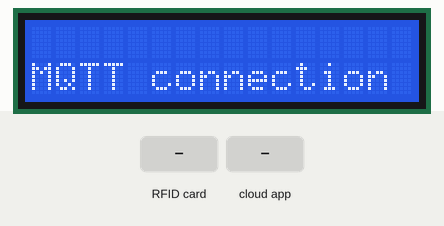
Bench run of a sketch on a simulated ESP8266 (NodeMCU). Parts: 16×2 character LCD. The inputs (shaded band) are chosen by the test bench. WiFi joins after 1.5 s; servers stay silent unless stated; no MQTT or app messages arrive unless stated.

Above: at 1.7 s.
At 3.9 s:
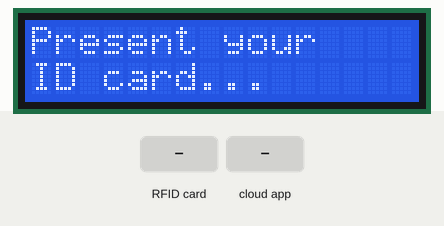
4.0 s: RFID card 5E 7A 19 C4 held to the reader
At 5.0 s:
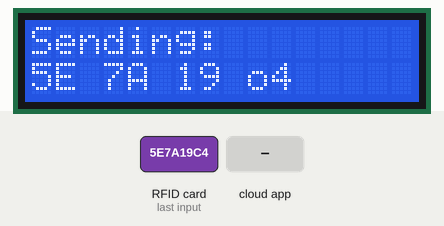
5.5 s: the phone or cloud app sets AUTH_1337 to OK
At 6.7 s:
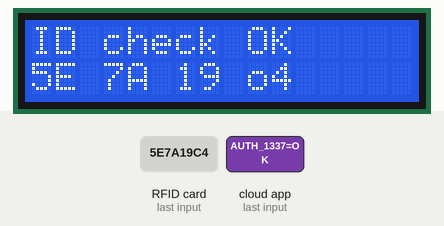
Timing chart, 0 to 8.5 s (numbered marks = the images above; inputs shaded):
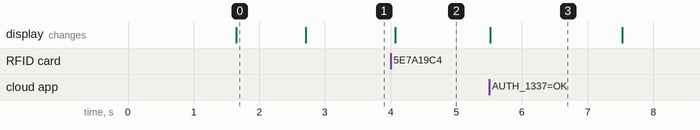

The sketch:

module_check_id.ino
```cpp
#define DEBUG_ESP_SSL

#include <SPI.h>
#include <MFRC522.h>

#include <LiquidCrystal.h>

#include <Adafruit_MQTT_Client.h>
#include <Adafruit_MQTT.h>

#include <ESP8266WiFi.h>

#include <WiFiClientSecure.h>
WiFiClientSecure wifi_client;

const char* ssid     = "IOT_PROJECT";
const char* password = "iot_epitech";

const char* mqtt_broker_host = "mottet.xyz";
const uint16_t mqtt_broker_port = 8883;

#define MODULE_ID "AUTH_1337"
#define TOPIC_PUB "employee_badging_information"

// Variables to handle connection to MQTT server
Adafruit_MQTT_Client mqtt(&wifi_client, mqtt_broker_host, mqtt_broker_port, "Module " MODULE_ID);
Adafruit_MQTT_Publish pub = Adafruit_MQTT_Publish(&mqtt, TOPIC_PUB);
Adafruit_MQTT_Subscribe authorised = Adafruit_MQTT_Subscribe(&mqtt, MODULE_ID);

// LCD Screen init
LiquidCrystal lcd(15, 0, 16, 2, 5, 4);

// RFID reader
#define RST_PIN   3     // Configurable, see typical pin layout above
#define SS_PIN    1   // Configurable, see typical pin layout above

MFRC522 mfrc522(SS_PIN, RST_PIN);   // Create MFRC522 instance

// Print on the lcd screen
void write_lcd(String line1 = "", String line2 = "") {
  if (line1 != "") {
    lcd.setCursor(0, 0);
    lcd.print(line1 + "                ");
  }
  if (line2 != "") {
    lcd.setCursor(0, 1);
    lcd.print(line2 + "                ");
  }
}

// Connection to the WIFi router
void wifi_connect() {
  write_lcd("", "WiFi connection ");
  WiFi.begin(ssid, password);
  while (WiFi.status() != WL_CONNECTED) {
    write_lcd("", "WiFi connection!");
    delay(500);
    write_lcd("", "WiFi connection ");
  }
}

// Connection to the MQTT broker
void mqtt_connect() {
  write_lcd(" ", "MQTT connection ");
  while(!mqtt.connected()) {
    if (!mqtt.connect()) {
      delay(1000);
    }
  }
}

void setup() {
  // set up the LCD's number of columns and rows:
  lcd.begin(16, 2);
  lcd.print(MODULE_ID);

  SPI.begin(); // Init SPI bus
  mfrc522.PCD_Init();  // Init MFRC522 card

  wifi_connect();

  /* Subscibe BEFORE connection to the broker */
  mqtt.subscribe(&authorised);
  mqtt_connect();
  write_lcd("Present your", "ID card...");
}

// Helper to have a pretty hex UID
String decToHex(char _byte)
{
  const char* tab = "0123456789ABCDEF";
  return String(tab[_byte >> 4]) + String(tab[_byte & 0x0F]);
}

void loop() {
  // Keep connected to the broker
  if (!mqtt.connected()) {
    mqtt_connect();
    write_lcd("Present your", "ID card...");
  }

  // Look for new cards, and select one if present
  if ( ! mfrc522.PICC_IsNewCardPresent() || ! mfrc522.PICC_ReadCardSerial() ) {
    delay(50);
    return;
  }


  String cur_str = "";
  // Dump UID
  for (byte i = 0; i < mfrc522.uid.size; i++) {
    cur_str += (i ? ' ' + decToHex(mfrc522.uid.uidByte[i]) : decToHex(mfrc522.uid.uidByte[i]));
  }

  write_lcd("Sending:", cur_str);

  Adafruit_MQTT_Subscribe *subscription;

  // Empty the queue
  while(subscription = mqtt.readSubscription(0));

  // Ask the server if the UID is valide for this module
  if (pub.publish(String("{\"moduleID\":\"" + String(MODULE_ID) + "\",\"cardID\":\"" + cur_str + "\"}").c_str())) {
    subscription = mqtt.readSubscription(5000);
    if (subscription == &authorised && (strcmp((char *)authorised.lastread, "OK") == 0))
      write_lcd("ID check OK");
    else
      write_lcd("ID check FAIL");
  } else {
    write_lcd("Sending", "Failed...");
  }
  delay(2000);
  write_lcd("Present your", "ID card...");
}
```

Measured:
- after the input at 4.0 s, the display: changes after 0.07 s (image 2)
- after the input at 5.5 s, the display: changes at once (image 3)
- what the display in image 0 shows lasts 1.1 s, from 1.6 s to 2.7 s
- what the display in image 3 shows lasts 2.0 s, from 5.5 s to 7.5 s
